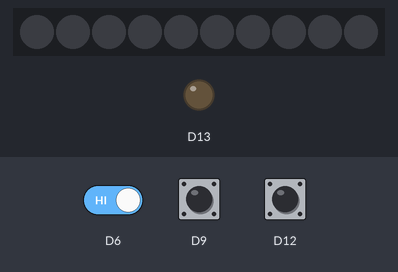
A sketch run on a simulated Adafruit Circuit Playground Express. Parts: 10 RGB LEDs in strip order, left to right, output pins drawn as LEDs (lit = HIGH). Inputs (shaded band) come from the test bench; at power-on: D9 HIGH, D6 HIGH, D12 HIGH. Dim RGB values are drawn brighter than linear.

Above: at 1.2 s.
1.3 s: D9 pulled LOW for 0.15 s
At 1.37 s:
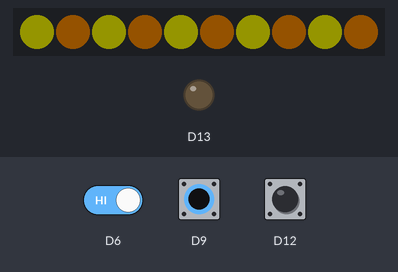
2.9 s: D9 pulled LOW for 3.2 s
7.6 s: D6 driven LOW and D9 driven LOW
10.6 s: D12 pulled LOW for 1 s
14.6 s: D9 driven HIGH
At 15.7 s:
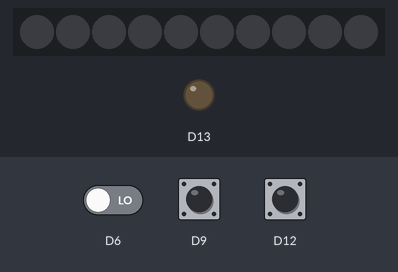
17.6 s: D12 pulled LOW for 0.15 s
Timing chart, 0 to 20.6 s (numbered marks = the images above; inputs shaded):
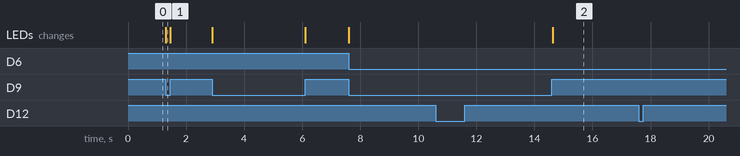

The sketch:

AW2022_Assignment1_ImraAli.ino
```cpp
/*
  Blink-o-Rama
  Imra Ali
  DIGF-3010-001 Advanced Wearable Electronics
  OCAD University
  Created on 2022-02-10

  Project Title: ConfiStand
*/

#include <Adafruit_CircuitPlayground.h>
#include <Adafruit_Circuit_Playground.h>

// Declaring Variables
int understandSwitch;
int confusedSwitch;
int helpSwitch;

void setup() {
  // put your setup code here, to run once:
  CircuitPlayground.begin();
  Serial.begin(9600);

  // Pin A0 represent understandSwitch = "I understand"
  pinMode(12, INPUT_PULLUP);

  // Pin A1 represent confusedSwitch = "I’m confused, keep explaining"
  pinMode(6, INPUT_PULLUP);

  // Pin A2 represent helpSwitch = "I need help"
  pinMode(9, INPUT_PULLUP);

}

void loop() {

  understandSwitch = digitalRead(12);
  confusedSwitch = digitalRead(6);
  helpSwitch = digitalRead(9);

  // If the Snap Button is connected to the "I understand" label then...
  // Rainbow Neopixel will turn ON to represent that the student understands the content
  if(understandSwitch == 0){
  CircuitPlayground.setPixelColor(0, 0xFF0000); //RED
  CircuitPlayground.setPixelColor(1, 0x9900FF); // ORANGE
  CircuitPlayground.setPixelColor(2, 0xFBFF00); // YELLOW
  CircuitPlayground.setPixelColor(3, 0x3D9C30); // GREEN
  CircuitPlayground.setPixelColor(4, 0x0004FF); // BLUE
  CircuitPlayground.setPixelColor(5, 0x9900FF); // PURPLE
  CircuitPlayground.setPixelColor(6, 0xFBFF00); // YELLOW
  CircuitPlayground.setPixelColor(7, 0x3D9C30);// GREEN
  CircuitPlayground.setPixelColor(8, 0x0004FF); // BLUE
  CircuitPlayground.setPixelColor(9, 0x9900FF); // PURPLE
  CircuitPlayground.setPixelColor(10, 0xFF9100); // ORANGE
  }

  // If the Snap Button is connected to the "I’m confused, keep explaining" label then...
  // Blue Neopixel will turn ON to represent that the student is confused about the content
  if(confusedSwitch == 0){
  CircuitPlayground.setPixelColor(0, 0x0004FF); // BLUE
  CircuitPlayground.setPixelColor(1, 0x0004FF); // BLUE
  CircuitPlayground.setPixelColor(2, 0x0004FF); // BLUE
  CircuitPlayground.setPixelColor(3, 0x0004FF); // BLUE
  CircuitPlayground.setPixelColor(4, 0x0004FF); // BLUE
  CircuitPlayground.setPixelColor(5, 0x0004FF); // BLUE
  CircuitPlayground.setPixelColor(6, 0x0004FF); // BLUE
  CircuitPlayground.setPixelColor(7, 0x0004FF); // BLUE
  CircuitPlayground.setPixelColor(8, 0x0004FF); // BLUE
  CircuitPlayground.setPixelColor(9, 0x0004FF); // BLUE
  CircuitPlayground.setPixelColor(10, 0x0004FF); // BLUE
  }

  // If the Snap Button is connected to the "I need help" label then...
  // Yellow & Orange Neopixel will turn ON to represent that the student needs help to understand the content
  if(helpSwitch == 0){
  CircuitPlayground.setPixelColor(0, 0xFBFF00); // YELLOW
  CircuitPlayground.setPixelColor(1, 0xFF9100); // ORANGE
  CircuitPlayground.setPixelColor(2, 0xFBFF00); // YELLOW
  CircuitPlayground.setPixelColor(3, 0xFF9100); // ORANGE
  CircuitPlayground.setPixelColor(4, 0xFBFF00); // YELLOW
  CircuitPlayground.setPixelColor(5, 0xFF9100); // ORANGE
  CircuitPlayground.setPixelColor(6, 0xFBFF00); // YELLOW
  CircuitPlayground.setPixelColor(7, 0xFF9100); // ORANGE
  CircuitPlayground.setPixelColor(8, 0xFBFF00); // YELLOW
  CircuitPlayground.setPixelColor(9, 0xFF9100); // ORANGE
  CircuitPlayground.setPixelColor(10, 0xFBFF00); // YELLOW
  }

  // If the Snap Button is connected to nothing then...
  // Neopixel will be OFF which represent a neutral state
  else{
  CircuitPlayground.clearPixels();
  }
}
```

Measured:
- after the input at 1.3 s, the LEDs: change at once (image 1)
- after the input at 10.6 s, every drawn part: stays the same
- after the input at 14.6 s, the LEDs: change at once (image 2)
- after the input at 17.6 s, every drawn part: stays the same
